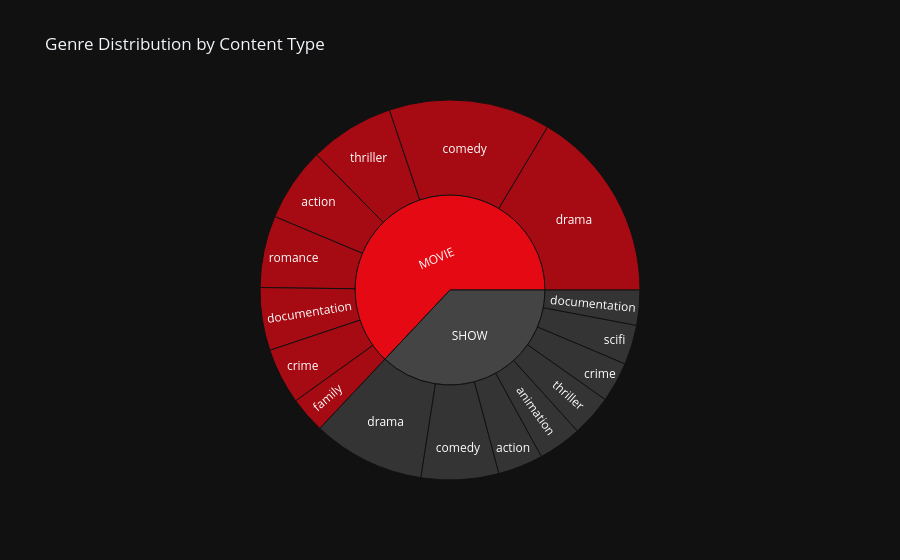

Notebook code cell kept with this figure:
### Markdown cell above
## 4. Genre Composition

Deep dive into the genres using a Sunburst chart.

### Code cell
sun_df = df[['type', 'listed_in']].explode('listed_in')
top_type_genres = sun_df.groupby(['type', 'listed_in']).size().reset_index(name='count')
top_type_genres = top_type_genres.sort_values(['type', 'count'], ascending=[True, False]).groupby('type').head(8)

fig_sun = px.sunburst(
    top_type_genres, 
    path=['type', 'listed_in'], 
    values='count',
    color='type', 
    color_discrete_map={'MOVIE': '#E50914', 'SHOW': '#444444'},
    title="Genre Distribution by Content Type"
)
fig_sun.show()

### Figure 1 — Plotly figure (JSON) as saved in the notebook; plotly's stock layout.template omitted (floating-point values rounded to 4 significant figures)
{"data": [{"branchvalues": "total", "customdata": [["MOVIE"], ["MOVIE"], ["MOVIE"], ["MOVIE"], ["MOVIE"], ["MOVIE"], ["MOVIE"], ["MOVIE"], ["MOVIE"], ["SHOW"], ["SHOW"], ["SHOW"], ["SHOW"], ["SHOW"], ["SHOW"], ["SHOW"], ["SHOW"], ["SHOW"]], "domain": {"x": [0, 1], "y": [0, 1]}, "hovertemplate": "labels=%{label}<br>count=%{value}<br>parent=%{parent}<br>id=%{id}<br>type=%{customdata[0]}<extra></extra>", "ids": ["MOVIE/drama", "MOVIE/comedy", "MOVIE/thriller", "MOVIE/action", "MOVIE/romance", "MOVIE/documentation", "MOVIE/crime", "MOVIE/family", "MOVIE", "SHOW/documentation", "SHOW/scifi", "SHOW/crime", "SHOW/drama", "SHOW/animation", "SHOW/action", "SHOW/comedy", "SHOW/thriller", "SHOW"], "labels": ["drama", "comedy", "thriller", "action", "romance", "documentation", "crime", "family", "MOVIE", "documentation", "scifi", "crime", "drama", "animation", "action", "comedy", "thriller", "SHOW"], "marker": {"colors": ["#E50914", "#E50914", "#E50914", "#E50914", "#E50914", "#E50914", "#E50914", "#E50914", "#E50914", "#444444", "#444444", "#444444", "#444444", "#444444", "#444444", "#444444", "#444444", "#444444"]}, "name": "", "parents": ["MOVIE", "MOVIE", "MOVIE", "MOVIE", "MOVIE", "MOVIE", "MOVIE", "MOVIE", "", "SHOW", "SHOW", "SHOW", "SHOW", "SHOW", "SHOW", "SHOW", "SHOW", ""], "type": "sunburst", "values": [1876.0, 1571.0, 825.0, 718.0, 698.0, 611.0, 545.0, 351.0, 7195.0, 341.0, 385.0, 391.0, 1092.0, 423.0, 439.0, 754.0, 403.0, 4228.0]}], "layout": {"legend": {"tracegroupgap": 0}, "title": {"text": "Genre Distribution by Content Type"}}}
